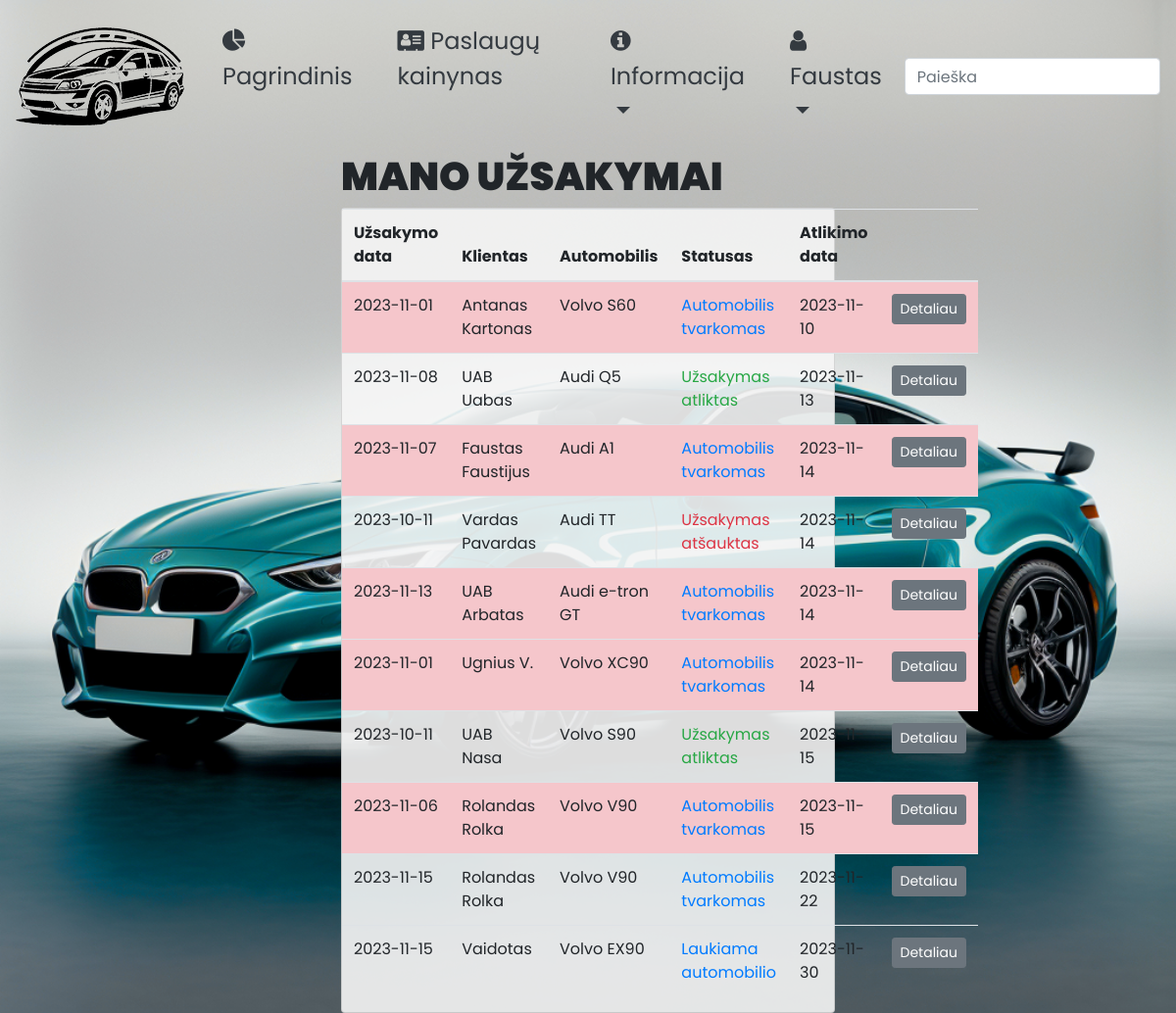
Page /autoservisas/manouzsakymai/ (signed in) on the committed database.
### autoservisas/models.py (models this page shows, shortened)
class Uzsakymas(models.Model):
    data = models.DateField('Užsakymo data', null=False)
    automobilis_id = models.ForeignKey('Automobilis', verbose_name='Informacija',
                                       on_delete=models.CASCADE, null=False, related_name='auto_statusas')
    UZSAKYMO_STATUSAS = (
        ('l', 'Laukiama automobilio'),
        ('a', 'Automobilis tvarkomas'),
        ('u', 'Užsakymas atliktas'),
        ('x', 'Užsakymas atšauktas'),
    )
    statusas = models.CharField(max_length=1, choices=UZSAKYMO_STATUSAS, default='l', null=False, help_text='Statusas')
    vartotojas = models.ForeignKey(User, on_delete=models.SET_NULL, null=True, blank=True)
    grazinimo_terminas = models.DateField('Prognozuojama atlikimo data', null=True, blank=True)
    class Meta:
        verbose_name = 'Užsakymas'
        verbose_name_plural = 'Užsakymai'
    @property
    def is_overdue(self):
        if self.grazinimo_terminas and date.today() > self.grazinimo_terminas:
            return True
        return False

class Automobilis(models.Model):
    valstybinis_nr = models.CharField('Automobilio valstybinis Nr.',
                                      max_length=7, null=False, unique=True, help_text='Įveskite valstybinį numerį')
    automobilio_modelis_id = models.ForeignKey('AutomobilioModelis', verbose_name='Automobilio modelis',
                                               on_delete=models.CASCADE, null=False)
    vin_kodas = models.CharField(max_length=17, null=False, unique=True, help_text='Įveskite automobilio VIN kodą')
    klientas = models.CharField(max_length=100, null=False,
                                help_text='Iveskite klientą (įmonės pavadinimas arba vardas/pavardė)')
    nuotrauka = models.ImageField('Nuotrauka', upload_to='nuotraukos', null=True)
    aprasymas = HTMLField()
    class Meta:
        verbose_name = 'Automobilis'
        verbose_name_plural = 'Automobiliai'

class AutomobilioModelis(models.Model):
    marke = models.CharField('Automobilio markė', max_length=40, null=False, help_text='Įveskite automobilio markę')
    modelis = models.CharField('Automobilio modelis', max_length=40, null=False,
                               help_text='Įveskite automobilio markės modelį')
    class Meta:
        verbose_name = 'Automobilio modelis'
        verbose_name_plural = 'Automobilių modeliai'
    def __str__(self):
        return f'{self.marke} {self.modelis}'

### autoservisas/views.py (the view)
# urls.py: path('manouzsakymai/', views.KlientoUzsakymaiListView.as_view(), name='mano_uzsakymai'),
class KlientoUzsakymaiListView(LoginRequiredMixin, generic.ListView):
    model = Uzsakymas
    context_object_name = 'klientouzsakymai_list'
    template_name = 'mano_uzsakymai.html'
    paginate_by = 10
    def get_queryset(self):
        return Uzsakymas.objects.filter(vartotojas=self.request.user).order_by('grazinimo_terminas')

### autoservisas/templates/mano_uzsakymai.html (shortened to what this page needs)
{% extends "base.html" %}
{% block content %}
<h1 class="text-uppercase h1p">Mano užsakymai</h1>
{% if klientouzsakymai_list %}
<div class="card" style="background-color: rgba(245, 245, 245, 0.9);">
  <table class="table table-hover">
    <thead>
      <tr>
        <th scope="col">Užsakymo data</th>
        <th scope="col">Klientas</th>
        <th scope="col">Automobilis</th>
        <th scope="col">Statusas</th>
        <th scope="col">Atlikimo data</th>
        <th scope="col"></th>
      </tr>
    </thead>
    <tbody>
    {% for a in klientouzsakymai_list %}
      <tr class="{% if a.statusas == 'a' and a.is_overdue %}table-danger{% endif %}">
        <td>{{a.data|date:"Y-m-d"}}</td>
        <td>{{a.automobilis_id.klientas}}</td>
        <td>{{a.automobilis_id.automobilio_modelis_id}}</td>
        <td class="{% if a.statusas == 'u' %}text-success{% elif a.statusas == 'x' %}text-danger{% else %}text-primary{% endif %}">{{a.get_statusas_display}}</td>
        <td>{{a.grazinimo_terminas|date:"Y-m-d"}}</td>
        <td><a href="{% url 'uzsakymas' a.id %}"><button type="button" class="btn btn-secondary btn-sm">Detaliau</button></a></td>
      </tr>
    {% endfor %}
    </tbody>
  </table>
</div>
{% else %}
      <p>Šiuo metu mūsų autoservise užsakymų neturite.</p>
{% endif %}
{% endblock %}

### autoservisas/templates/base.html (shortened to what this page needs)
<!DOCTYPE html>
<html lang="en">
<head>
    <link rel="stylesheet" href="https://stackpath.bootstrapcdn.com/bootstrap/4.1.3/css/bootstrap.min.css"
>
    <link rel="stylesheet" href="https://cdnjs.cloudflare.com/ajax/libs/font-awesome/4.7.0/css/font-awesome.min.css">
    {% load static %}
    <link rel="stylesheet" href="{% static 'css/styles.css' %}">
</head>
<body>
<div style="background-image: url({% static 'img/index_bg.png' %})" class="container-fluid bg-cover p-0">
    <nav class="navbar navbar-dark navbar-expand-lg flex-md-nowrap p-3 justify-content-center">
        {% block nav %}
        <a class="navbar-brand" href="{% url 'index' %}"><img src="{% static 'img/logo1.png' %}" alt=""></a>
            <ul class="navbar-nav">
                <li class="nav-item">
                    <a class="nav-link text-dark" href="{% url 'index' %}">
                        <i class="fa fa-pie-chart"></i>
                        Pagrindinis
                    </a>
                </li>
                <li class="nav-item">
                    <a class="nav-link text-dark" href="{% url 'kainynas' %}">
                        <i class="fa fa-address-card"></i>
                        Paslaugų kainynas
                    </a>
                </li>
                <li class="nav-item dropdown">
                    <a class="nav-link dropdown-toggle text-dark" href="#" id="navbarDropdownMenuLink1" role="button" data-toggle="dropdown" aria-haspopup="true" aria-expanded="false">
                        <i class="fa fa-info-circle"></i>
                        Informacija
                    </a>
                </li>
                {% if user.is_authenticated %}
                <li class="nav-item dropdown">
                    <a class="nav-link dropdown-toggle text-dark" href="#" id="navbarDropdownMenuLink2" role="button" data-toggle="dropdown" aria-haspopup="true" aria-expanded="false">
                        <i class="fa fa-user"></i>
                        {{ user.get_username }}
                    </a>
                </li>
                {% endif %}
            </ul>
            <form action="{% url 'search' %}" method="get">
            <input name="query" class="form-control form-control-dark w-100" type="text" placeholder="Paieška" aria-label="Search">
            </form>
        {% endblock %}
    </nav>
    <div class="container-fluid">
        <div class="row">
            <div class="col-md-3"></div>
            <div class="col-md-6 px-5">
                {% block content %}{% endblock %}</div>
            <div class="col-md-3"></div>
        </div>
    </div>
</div>
</body>
</html>

### autoservisas/static/css/styles.css (style rules this page uses)
body { font-family: 'Poppins', sans-serif; font-size: 1rem; }
.h1p { font-weight: 900; }
.nav-item { font-size: 1.5rem; margin-left: 15px; margin-right: 15px; }
.bg-cover { min-height: 100vh !important; background-repeat: no-repeat; background-size: cover; background-position: center; }

### rows in the picture
Uzsakymas: data "2023-11-01", automobilis_id.klientas "Antanas Kartonas", automobilis_id.automobilio_modelis_id "Volvo S60", statusas "Automobilis tvarkomas", grazinimo_terminas "2023-11-10"
Uzsakymas: data "2023-11-08", automobilis_id.klientas "UAB Uabas", automobilis_id.automobilio_modelis_id "Audi Q5", statusas "Užsakymas atliktas", grazinimo_terminas "2023-11-13"
Uzsakymas: data "2023-11-07", automobilis_id.klientas "Faustas Faustijus", automobilis_id.automobilio_modelis_id "Audi A1", statusas "Automobilis tvarkomas", grazinimo_terminas "2023-11-14"
Uzsakymas: data "2023-10-11", automobilis_id.klientas "Vardas Pavardas", automobilis_id.automobilio_modelis_id "Audi TT", statusas "Užsakymas atšauktas", grazinimo_terminas "2023-11-14"
Uzsakymas: data "2023-11-13", automobilis_id.klientas "UAB Arbatas", automobilis_id.automobilio_modelis_id "Audi e-tron GT", statusas "Automobilis tvarkomas", grazinimo_terminas "2023-11-14"
Uzsakymas: data "2023-11-01", automobilis_id.klientas "Ugnius V.", automobilis_id.automobilio_modelis_id "Volvo XC90", statusas "Automobilis tvarkomas", grazinimo_terminas "2023-11-14"
Uzsakymas: data "2023-10-11", automobilis_id.klientas "UAB Nasa", automobilis_id.automobilio_modelis_id "Volvo S90", statusas "Užsakymas atliktas", grazinimo_terminas "2023-11-15"
Uzsakymas: data "2023-11-06", automobilis_id.klientas "Rolandas Rolka", automobilis_id.automobilio_modelis_id "Volvo V90", statusas "Automobilis tvarkomas", grazinimo_terminas "2023-11-15"
Uzsakymas: data "2023-11-15", automobilis_id.klientas "Rolandas Rolka", automobilis_id.automobilio_modelis_id "Volvo V90", statusas "Automobilis tvarkomas", grazinimo_terminas "2023-11-22"
Uzsakymas: data "2023-11-15", automobilis_id.klientas "Vaidotas", automobilis_id.automobilio_modelis_id "Volvo EX90", statusas "Laukiama automobilio", grazinimo_terminas "2023-11-30"

### other values in the picture
{{ user.get_username }} "Faustas"
